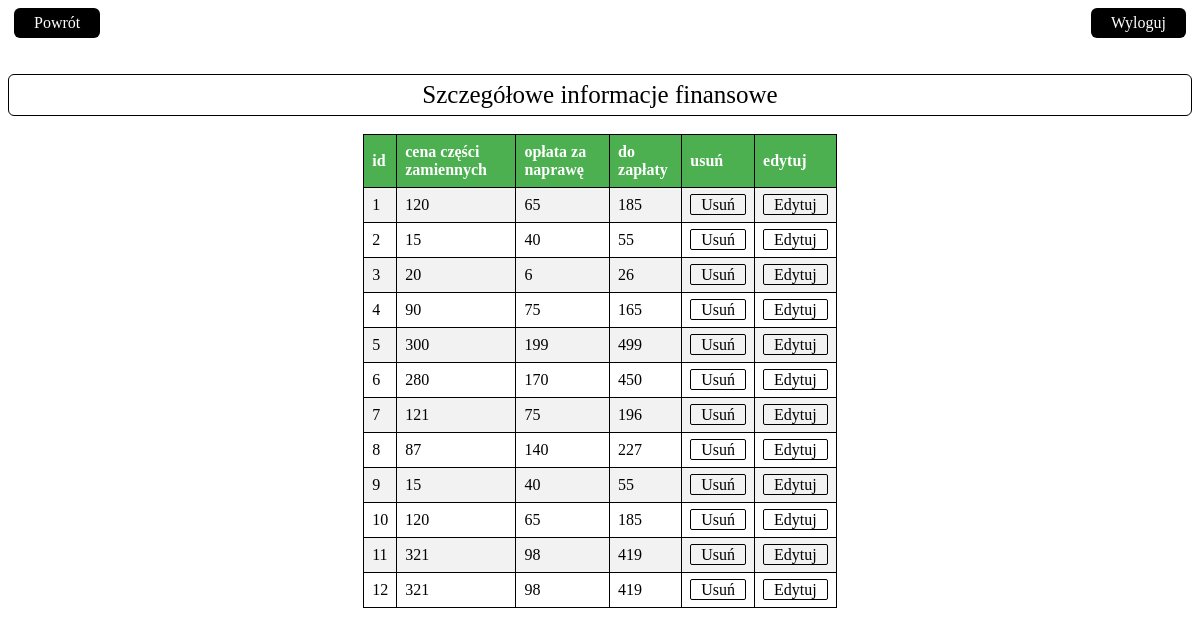
The page /rozliczenia.php (signed in) on the database its author committed.
### tables this page shows
CREATE TABLE `rozliczenia` (
  `id` int(11) NOT NULL,
  `cena części zamiennych` int(11) NOT NULL,
  `opłata za naprawę` int(11) NOT NULL,
  `do zapłaty` int(11) NOT NULL
);

### rozliczenia.php (the view, shortened to what this page needs)
<!DOCTYPE HTML>
<html lang="pl">
<head>
		<a href="strona.php" class="button">Powrót </a>
		<a href="index.php" class="button1">Wyloguj</a>
</head>
<?php
		echo "<span style='
			color: black;
			padding: 6px 20px;
			background-color: white;
			border: 1px solid black;
			border-radius: 6px;
			text-align: center;
			display: block;
			font-size: 25px;'>
			Szczegółowe informacje finansowe
			</span>";
			require_once "connect.php";
			try
			{
				$polaczenie = new mysqli($host, $user, $password, $name);
				if ($polaczenie->connect_errno!=0)
				{
					throw new Exception(mysqli_connect_errno());
				}
				else
				{
				$sql = "SELECT * FROM rozliczenia";
				$result = $polaczenie->query($sql);
				if ($result->num_rows > 0)
				{
				echo "<table border='1'><tr><th>id</th><th>cena części zamiennych	</th><th>opłata za naprawę</th><th>do zapłaty</th><th>usuń</th><th>edytuj</th></tr>";
				while ($row = $result->fetch_assoc())
				{
				echo "<tr><td>" . $row["id"] . "</td><td>" . $row["cena części zamiennych"] . "</td><td>" . $row["opłata za naprawę"] . "</td><td>" . $row["do zapłaty"] . "</td>
				<td><a href='usun.php?id=" . $row["id"] . "&source=rozliczenia' style='padding: 1px 10px; background-color: CBCBCB; color: black; text-decoration: none; border: 1px solid black; border-radius: 2px;'>Usuń</a></td>
				<td><a href='edycjarozliczenia.php?id=" . $row["id"] . "' style='padding: 1px 10px; background-color: CBCBCB; color: black; text-decoration: none;border: 1px solid black; border-radius: 2px;'>Edytuj</a></td></td>";
				}
				echo "</table>";
				}
			}
			}
			catch(Exception $b)
			{
				echo '<span style="color:red;">Wystąpił błąd serwera!</span>';
				echo '<br />Informacje o błędzie: '.$b;
			}
?>

### rozliczenia.php (style rules this page uses)
.button { display: inline-block; padding: 6px 20px; background-color: black; color: white; text-align: center; text-decoration: none; border-radius: 6px; margin-left: 6px; margin-right: 6px; }
.button1 { display: inline-block; padding: 6px 20px; background-color: black; color: white; text-align: center; text-decoration: none; border-radius: 6px; margin-left: 6px; margin-right: 6px; float: right; }
table { width: 40%; border-collapse: collapse; margin-left: auto; margin-right: auto; }
th, td { border: 1px solid black; padding: 8px; text-align: left; }
th { background-color: #4CAF50; color: white; }
tr:nth-child(even) { background-color: #f2f2f2; }

### rows shown on the page
rozliczenia: id "1", cena części zamiennych "120", opłata za naprawę "65", do zapłaty "185"
rozliczenia: id "2", cena części zamiennych "15", opłata za naprawę "40", do zapłaty "55"
rozliczenia: id "3", cena części zamiennych "20", opłata za naprawę "6", do zapłaty "26"
rozliczenia: id "4", cena części zamiennych "90", opłata za naprawę "75", do zapłaty "165"
rozliczenia: id "5", cena części zamiennych "300", opłata za naprawę "199", do zapłaty "499"
rozliczenia: id "6", cena części zamiennych "280", opłata za naprawę "170", do zapłaty "450"
rozliczenia: id "7", cena części zamiennych "121", opłata za naprawę "75", do zapłaty "196"
rozliczenia: id "8", cena części zamiennych "87", opłata za naprawę "140", do zapłaty "227"
rozliczenia: id "9", cena części zamiennych "15", opłata za naprawę "40", do zapłaty "55"
rozliczenia: id "10", cena części zamiennych "120", opłata za naprawę "65", do zapłaty "185"
rozliczenia: id "11", cena części zamiennych "321", opłata za naprawę "98", do zapłaty "419"
rozliczenia: id "12", cena części zamiennych "321", opłata za naprawę "98", do zapłaty "419"
